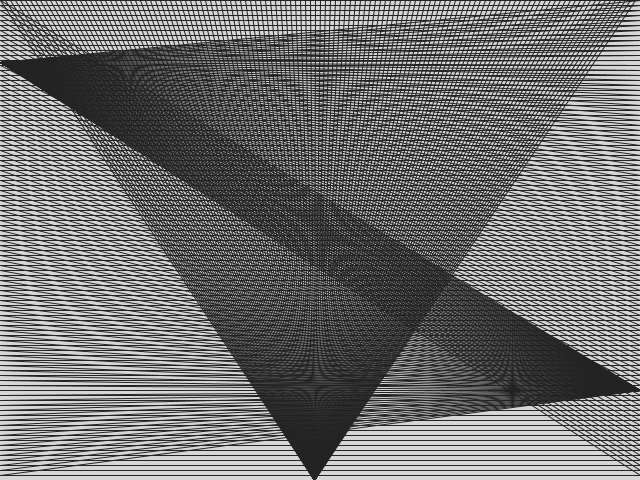
Frame 1 (no input)
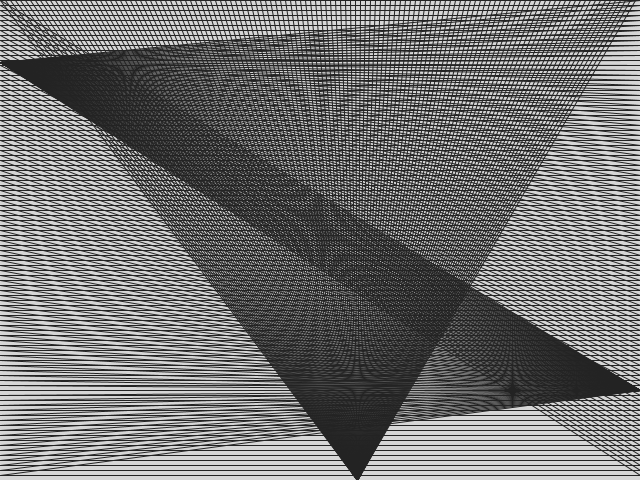
Frame 60 (the mouse pressed at the canvas centre just before this capture)
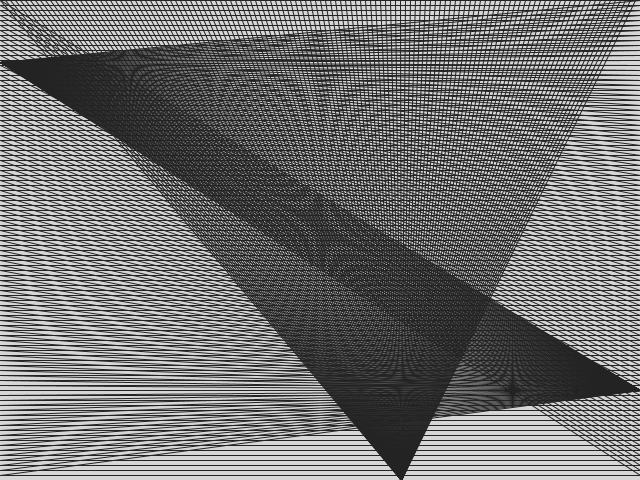
Frame 120 (the mouse held since frame 60 and released just before this capture)

The Processing sketch that drew these frames (run headless with seeded random() and noise(); from frame 60 on, the mouse is pressed at the canvas centre):

// Processing sketch: processing_14357
// ── processing_14357.pde


float posS, posM, posH, bg, lines, totalMin;

void setup()  {
  size (640, 480);
  smooth();
}

void draw()  {
  
  float s = second();
  float m = minute();
  float h = hour();
  
  totalMin = (h * 60) + m;
  
  bg = map(totalMin, 0, 1439, 255, 0); 
  lines = abs(bg - 250);
  
  background(bg);
  stroke(lines);
  
  for (int i = 0; i < height; i = i + 5)  {
    line (0, i, 640, i);
  }
  
  posS = map(s, 0, 59, 0, width);
  posM = map(m, 0, 59, 0, height);
  posH = map(h, 0, 23, 0, height);
  
  for (int i = 0; i < width; i = i + 5)  {
    line (i, 0, posS, 480);
  }
  
  for (int i = 0; i < height; i = i + 5)  {
    line (0, i, 640, posM);
  }
  
  for (int i = 0; i < height; i = i + 5)  {
    line (640, i, 0, posH);
  }
}
